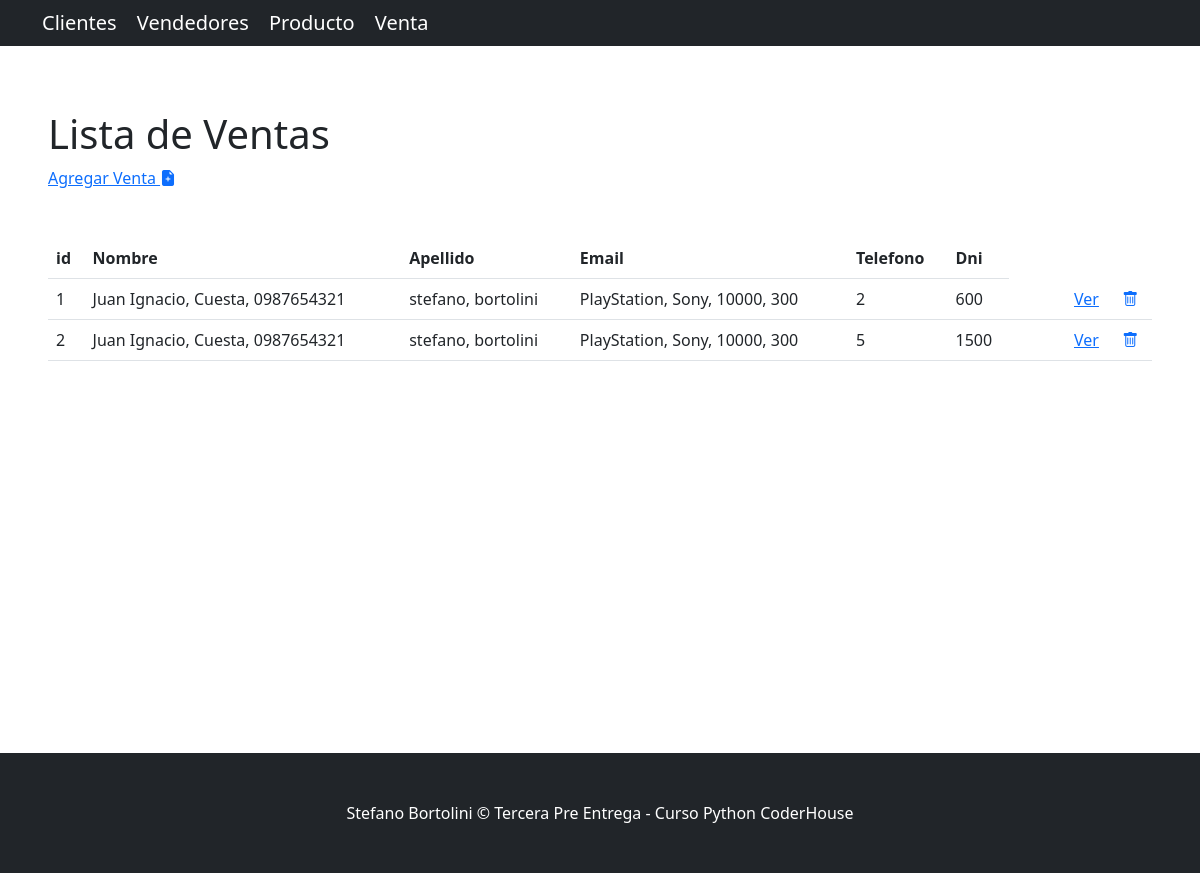
The app's page /AppTerceraPreEntrega/venta/ with its own data.
### AppTerceraPreEntrega/models.py (models this page shows, shortened)
class Venta(models.Model):
    username  = models.ForeignKey(Vendedor, on_delete=models.CASCADE)
    cliente   = models.ForeignKey(Cliente, on_delete=models.CASCADE)
    producto  = models.ForeignKey(Producto,on_delete=models.CASCADE)
    cantidad  = models.IntegerField()
    preciotot = models.IntegerField()

class Vendedor(models.Model):
    username        = models.CharField(max_length=15)
    nombre          = models.CharField(max_length=256)
    apellido        = models.CharField(max_length=256)
    email           = models.EmailField(blank=True)
    telefono        = models.CharField(max_length=20, blank=True)
    dni             = models.CharField(max_length=32)
    fcha_nacimiento = models.DateField(null=True)
    def __str__(self):
        return f"{self.nombre}, {self.apellido}, {self.dni}"

class Cliente(models.Model):
    nombre      = models.CharField(max_length=256)
    apellido    = models.CharField(max_length=256)
    email       = models.EmailField(blank=True)
    telefono    = models.CharField(max_length=20, blank=True)
    dni         = models.CharField(max_length=32)
    def __str__(self):
        return f"{self.nombre}, {self.apellido}"

class Producto(models.Model):
    nombre  = models.CharField(max_length=30)
    marca   = models.CharField(max_length=20)
    precio  = models.IntegerField()
    stock   = models.IntegerField()
    def __str__(self):
        return f"{self.nombre}, {self.marca}, {self.precio}, {self.stock}"

### AppTerceraPreEntrega/views.py (the view)
# urls.py: path('venta/', VentaListView.as_view(), name='lista_venta'),
class VentaListView(ListView):
    model = Venta
    template_name = 'lista_venta.html'

### AppTerceraPreEntrega/templates/lista_venta.html
{% extends "base.html" %}
{% block contenido %}
<section>
  <div>
    <h1>Lista de Ventas</h1>
    <a href="{% url 'crear_venta' %}">Agregar Venta
        <i class="bi bi-file-earmark-plus-fill"></i>
    </a>
    <br><br>
    <br>
    <table class="table">
      <tbody>
        <tr>
          <th>id</th>
          <th>Nombre</th>
          <th>Apellido</th>
          <th>Email</th>
          <th>Telefono</th>
          <th>Dni</th>
        </tr>
        {% for venta in object_list %}
        <tr>
          <td>{{ venta.id }}</td>
          <td>{{ venta.username }}</td>
          <td>{{ venta.cliente }}</td>
          <td>{{ venta.producto }}</td>
          <td>{{ venta.cantidad }}</td>
          <td>{{ venta.preciotot }}</td>
          <td></td>
          <td></td>
          <td></td>
          <td>
            <a href="{% url 'ver_venta' venta.id %}">Ver</a>
          </td>
          <td>
            <a href="{% url 'eliminar_venta' venta.id %}">
              <i class="bi bi-trash"></i>
            </a>
          </td>
        </tr>
        {% endfor %}
      </tbody>
    </table>
  </div>
</section>
{% endblock contenido %}

### records on screen
Venta: id "1", username "Juan Ignacio, Cuesta, 0987654321", cliente "stefano, bortolini", producto "PlayStation, Sony, 10000, 300", cantidad "2", preciotot "600"
Venta: id "2", username "Juan Ignacio, Cuesta, 0987654321", cliente "stefano, bortolini", producto "PlayStation, Sony, 10000, 300", cantidad "5", preciotot "1500"
